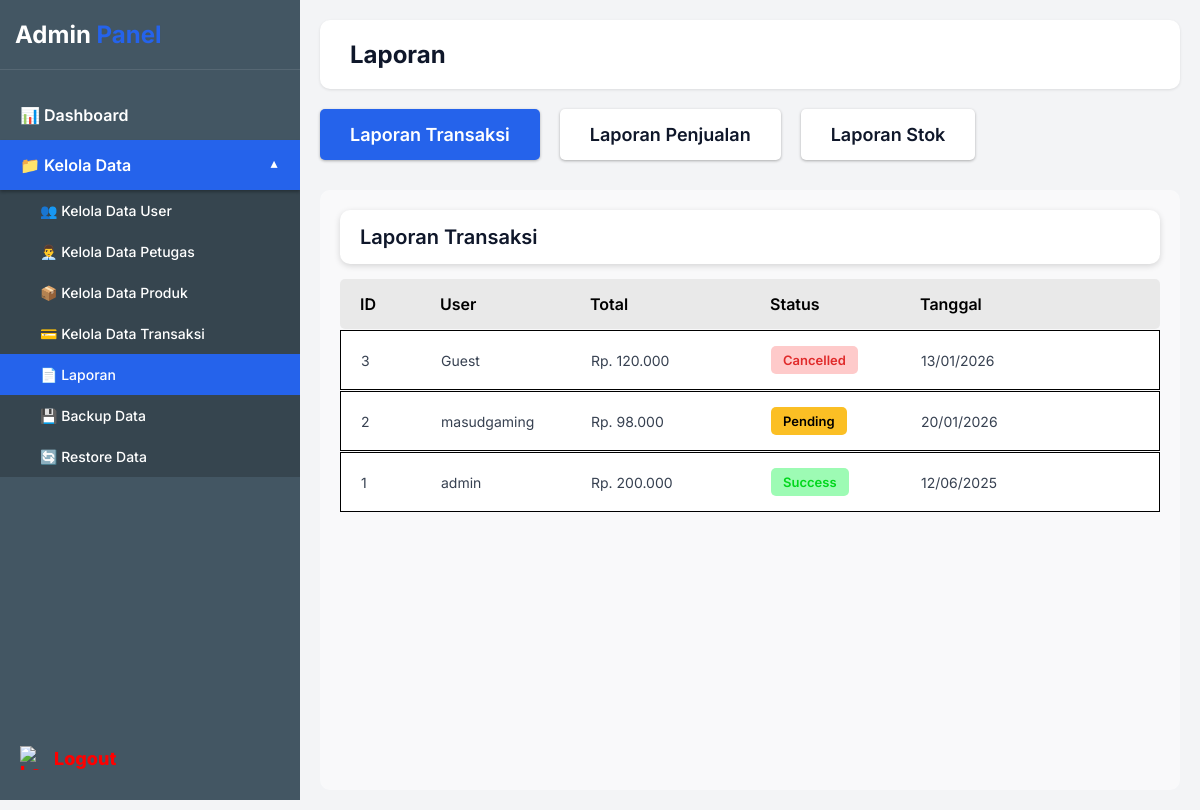
Before: /admin/laporan.php (signed in) with the older database file.
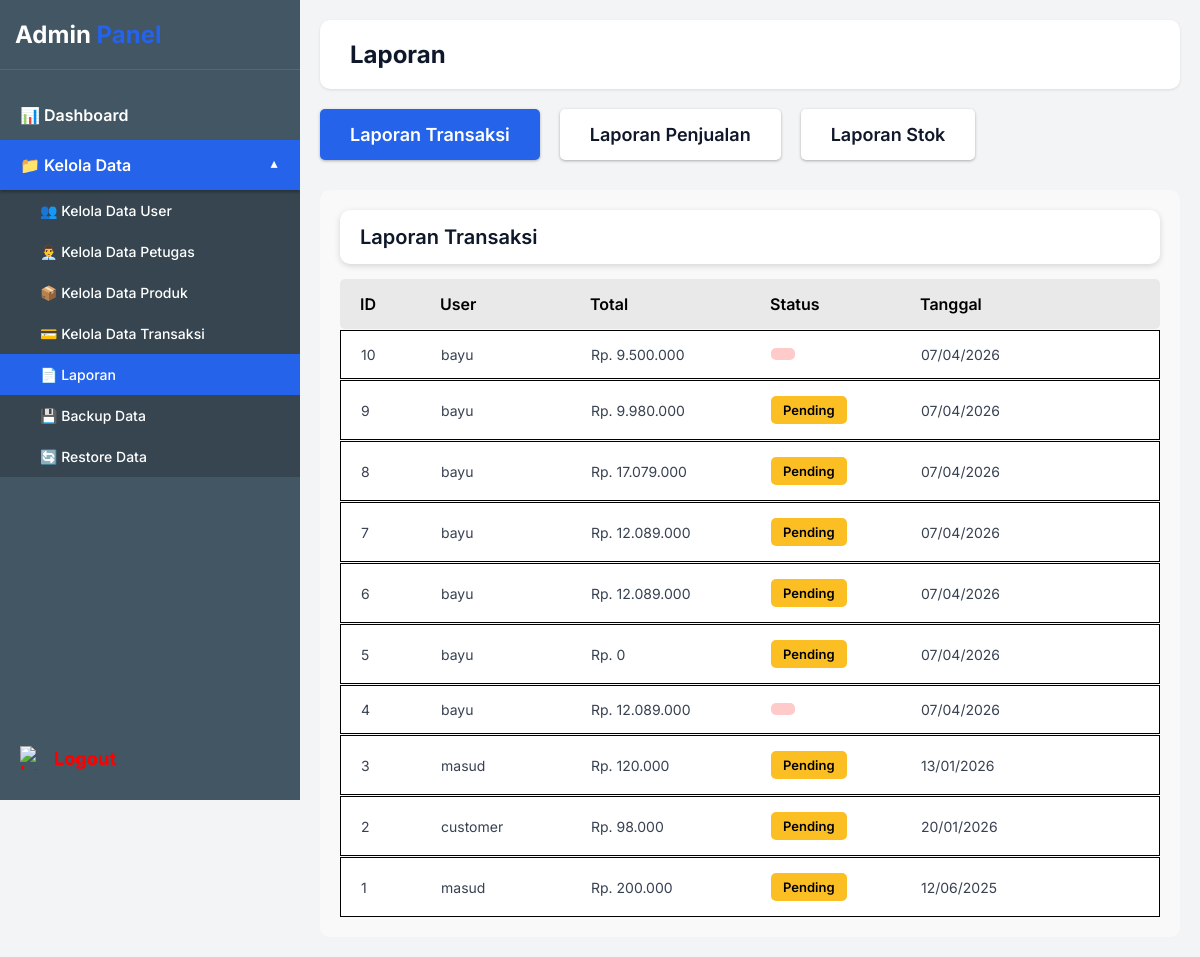
After: the same page with the newer database file.
### tables this page shows
CREATE TABLE `orders` (
  `id` int(11) NOT NULL AUTO_INCREMENT,
  `user_id` int(11) DEFAULT NULL,
  `total_bayar` decimal(10,2) NOT NULL,
  `ongkir` decimal(10,2) DEFAULT 0.00,
  `nama_penerima` varchar(100) NOT NULL,
  `no_telp` varchar(20) NOT NULL,
  `alamat` text NOT NULL,
  `metode_pembayaran` enum('m-banking','e-wallet','cod') DEFAULT 'm-banking',
  `virtual_account` varchar(20) DEFAULT NULL,
  `detail_pembayaran` varchar(100) DEFAULT NULL,
  `tanggal_transaksi` date NOT NULL,
  `updated_at` timestamp NULL DEFAULT NULL ON UPDATE current_timestamp(),
  `status` enum('pending','diproses','dikirim','selesai','dibatalkan') DEFAULT 'pending',
  `created_at` timestamp NOT NULL DEFAULT current_timestamp(),
  PRIMARY KEY (`id`),
  KEY `idx_user_id` (`user_id`)
);

CREATE TABLE `users` (
  `id` int(11) NOT NULL AUTO_INCREMENT,
  `username` varchar(50) NOT NULL,
  `password` varchar(255) NOT NULL,
  `nama_lengkap` varchar(100) NOT NULL,
  `email` varchar(100) DEFAULT NULL,
  `no_hp` varchar(20) DEFAULT NULL,
  `alamat` text DEFAULT NULL,
  `role` enum('admin','petugas','user') DEFAULT 'user',
  `created_at` timestamp NOT NULL DEFAULT current_timestamp(),
  PRIMARY KEY (`id`),
  UNIQUE KEY `username` (`username`),
  KEY `idx_id` (`id`)
);

### admin/laporan.php (the view, shortened to what the changed rows need)
<?php
include '../config.php';
$active_tab = isset($_GET['tab']) ? $_GET['tab'] : 'transaksi';
if ($active_tab == 'transaksi') {
    $query = mysqli_query($koneksi, "
        SELECT orders.*, users.username as user_name
        FROM orders
        LEFT JOIN users ON orders.user_id = users.id
        ORDER BY orders.id DESC
    ");
    $table_headers = ['ID', 'User', 'Total', 'Status', 'Tanggal'];
} else {
    $query = mysqli_query($koneksi, "SELECT * FROM products ORDER BY id DESC");
    $table_headers = ['ID', 'Nama Produk', 'Harga', 'Stok', 'Keterangan'];
    $title = 'Laporan Stok';
}
?>
<!DOCTYPE html>
<html lang="en">
<head>
</head>
<body>
    <div class="main-content">
        <div class="report-container">
            <div class="table-header">
                <?php foreach($table_headers as $header): ?>
                    <div><?php echo $header; ?></div>
                <?php endforeach; ?>
            </div>
            <?php
            while($row = mysqli_fetch_assoc($query)):
            ?>
            <div class="table-row">
                <div class="table-cell"><?php echo $row['id']; ?></div>
                <?php if($active_tab == 'stok'): ?>
                    <div class="table-cell"><?php echo htmlspecialchars($row['nama_produk']); ?></div>
                    <div class="table-cell">Rp. <?php echo number_format($row['harga'], 0, ',', '.'); ?></div>
                    <div class="table-cell">
                        <?php
                        $stock_class = '';
                        if($row['stok'] > 20) $stock_class = 'stock-available';
                        elseif($row['stok'] > 0) $stock_class = 'stock-low';
                        else $stock_class = 'stock-out';
                        ?>
                        <span class="stock-badge <?php echo $stock_class; ?>">
                            <?php echo $row['stok']; ?>
                        </span>
                    </div>
                    <div class="table-cell"><?php echo substr($row['deskripsi'], 0, 30); ?>...</div>
                <?php else: ?>
                    <div class="table-cell"><?php echo htmlspecialchars($row['user_name'] ?? 'Guest'); ?></div>
                    <div class="table-cell">Rp. <?php echo number_format($row['total_bayar'], 0, ',', '.'); ?></div>
                    <div class="table-cell">
                        <?php
                        $status_class = '';
                        if($row['status'] == 'success') $status_class = 'status-success';
                        elseif($row['status'] == 'pending') $status_class = 'status-pending';
                        else $status_class = 'status-cancelled';
                        ?>
                        <span class="status-badge <?php echo $status_class; ?>">
                            <?php echo ucfirst($row['status']); ?>
                        </span>
                    </div>
                    <div class="table-cell"><?php echo date('d/m/Y', strtotime($row['tanggal_transaksi'])); ?></div>
                <?php endif; ?>
            </div>
            <?php endwhile; ?>
        </div>
    </div>
</body>
</html>

Changed rows visible on the page:
added orders: id "10", user.username "bayu", total_bayar "9.500.000", tanggal_transaksi "07/04/2026"
added orders: id "9", user.username "bayu", total_bayar "9.980.000", status "Pending", tanggal_transaksi "07/04/2026"
added orders: id "8", user.username "bayu", total_bayar "17.079.000", status "Pending", tanggal_transaksi "07/04/2026"
added orders: id "7", user.username "bayu", total_bayar "12.089.000", status "Pending", tanggal_transaksi "07/04/2026"
added orders: id "6", user.username "bayu", total_bayar "12.089.000", status "Pending", tanggal_transaksi "07/04/2026"
added orders: id "5", user.username "bayu", total_bayar "0", status "Pending", tanggal_transaksi "07/04/2026"
added orders: id "4", user.username "bayu", total_bayar "12.089.000", tanggal_transaksi "07/04/2026"
changed orders id 3: user.username "Guest" → "masud"; status "Cancelled" → "Pending"
changed orders id 2: user.username "masudgaming" → "customer"
changed orders id 1: user.username "admin" → "masud"; status "Success" → "Pending"
